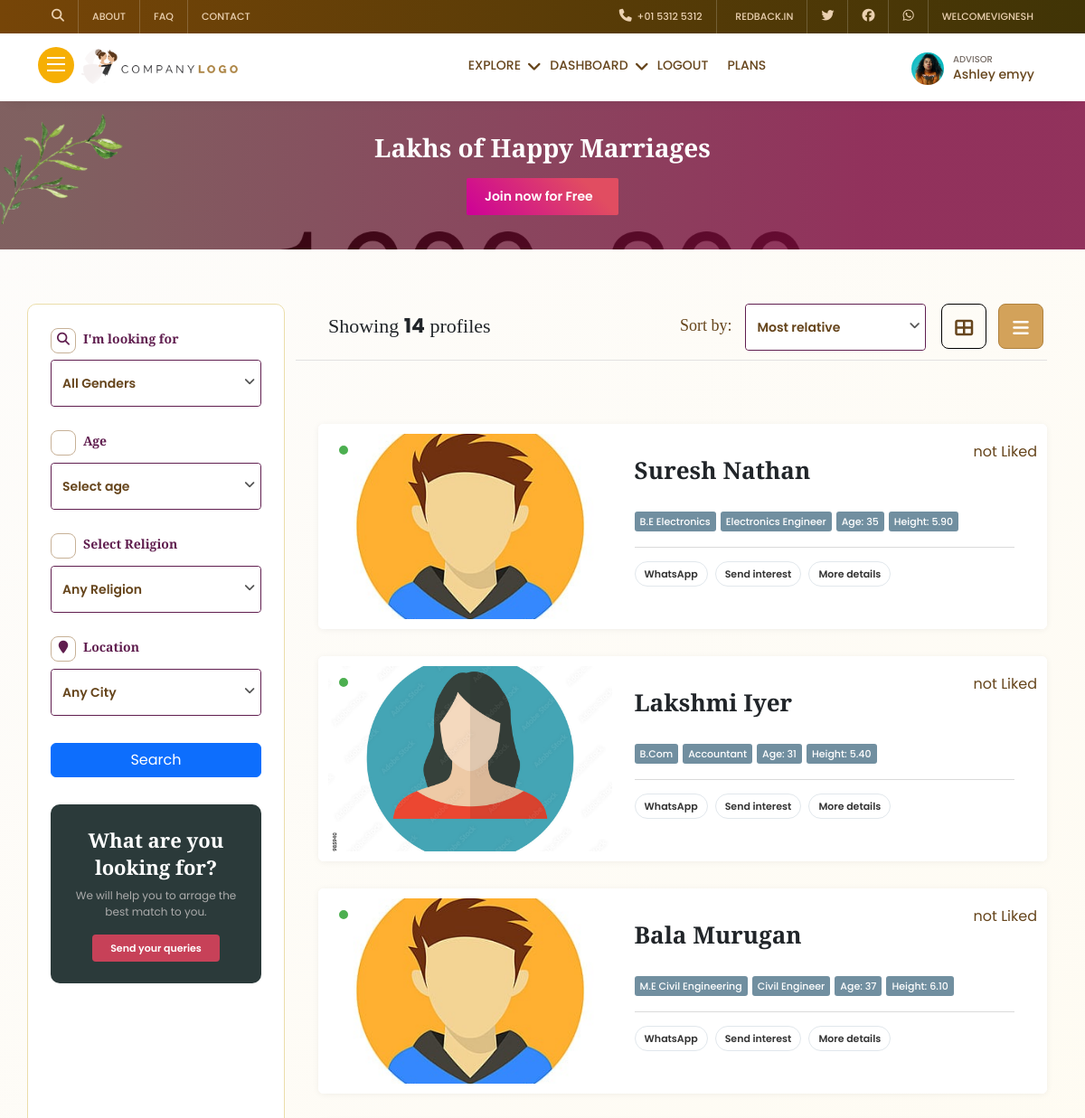
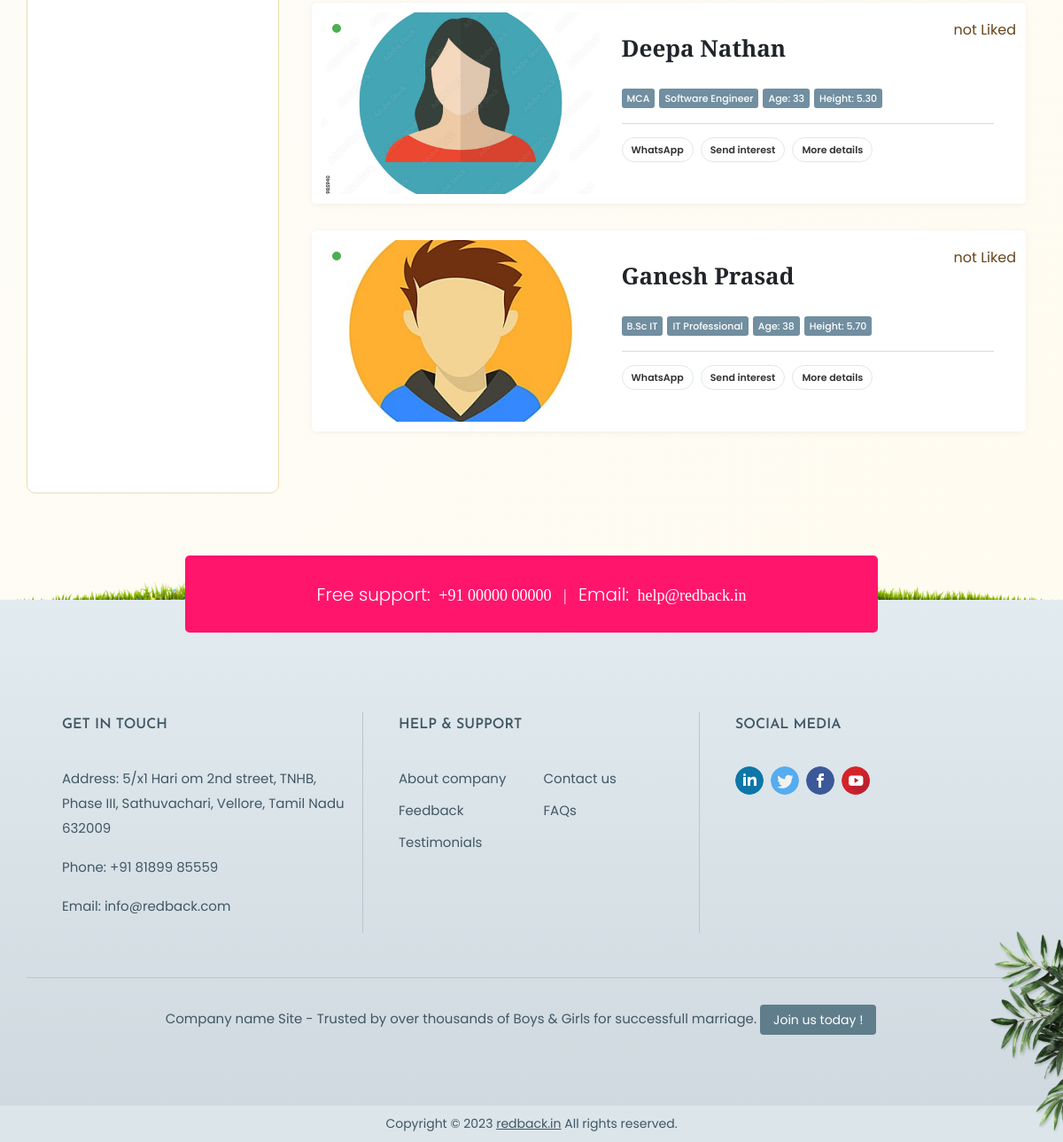
/search/ (signed in), run on the app's committed database (2 pictures, top to bottom).
### app/models.py (models this page shows, shortened)
class User(AbstractBaseUser,PermissionsMixin):
    email = models.EmailField(max_length=255, unique=True)
    name = models.CharField(max_length=255)
    phone = models.CharField(max_length=15)
    is_active = models.BooleanField(default=True)
    is_admin = models.BooleanField(default=False)
    is_superuser=models.BooleanField(default=False)
    objects = UserManager()
    USERNAME_FIELD = 'email'
    REQUIRED_FIELDS = ['name', 'phone']

class Biodata(models.Model):
    user = models.OneToOneField(User, on_delete=models.CASCADE)
    gender = models.CharField(choices=genderchoices,max_length=10)
    city = models.ForeignKey(City, on_delete=models.SET_NULL, null=True)
    date_of_birth = models.DateField()
    age = models.IntegerField()
    height = models.DecimalField(max_digits=5, decimal_places=2)  # Example: 5.9 for 5'9"
    weight = models.DecimalField(max_digits=5, decimal_places=2)  # Example: 70.5 for 70.5 kg
    father_name = models.CharField(max_length=150)
    mother_name = models.CharField(max_length=150)
    address = models.TextField()
    job_type = models.ForeignKey(JobType, on_delete=models.SET_NULL, null=True)
    company_name = models.CharField(max_length=150)
    salary = models.IntegerField()
    job_experience = models.DecimalField(max_digits=5, decimal_places=2)  # Example: 3.5 for 3.5 years
    degree = models.CharField(max_length=150)
    about = models.TextField(default='no details')
    school = models.CharField(max_length=150)
    college = models.CharField(max_length=150)
    whatsapp_link = models.URLField(max_length=200, blank=True, null=True)
    facebook_link = models.URLField(max_length=200, blank=True, null=True)
    instagram_link = models.URLField(max_length=200, blank=True, null=True)
    x_link = models.URLField(max_length=200, blank=True, null=True)  # X (formerly Twitter)
    youtube_link = models.URLField(max_length=200, blank=True, null=True)
    linkedin_link = models.URLField(max_length=200, blank=True, null=True)
    hobbies = models.ManyToManyField(Hobby)
    religion = models.ForeignKey(Religion, on_delete=models.SET_NULL, null=True)
    family_name = models.CharField(max_length=150)
    profession = models.CharField(max_length=150)
    position = models.CharField(max_length=150)
    image1 = models.ImageField(upload_to='images/profile', blank=True, null=True)
    image2 = models.ImageField(upload_to='images/profile', blank=True, null=True)
    image3 = models.ImageField(upload_to='images/profile', blank=True, null=True)
    image4 = models.ImageField(upload_to='images/profile', blank=True, null=True)

### app/views/biodataview.py (the view, shortened to what this page needs)
# urls.py: path('search/',biodataview.searchprofile, name='search'),
def searchprofile(request):
    if request.method == 'POST' or request.method == 'GET':
        gender = request.GET.get('gender', 'all') if request.method == 'GET' else request.POST.get('gender', 'all')
        age = request.GET.get('age', 'all') if request.method == 'GET' else request.POST.get('age', 'all')
        city = request.GET.get('city', 'all') if request.method == 'GET' else request.POST.get('city', 'all')
        religion = request.GET.get('religion', 'all') if request.method == 'GET' else request.POST.get('religion', 'all')
        cities = City.objects.all()
        religions = Religion.objects.all()
        profiles = Biodata.objects.all()
        if gender != 'all':
            profiles = profiles.filter(gender=gender)
        if city != 'all':
            profiles = profiles.filter(city__name=city)
        if religion != 'all':
            profiles = profiles.filter(religion__name=religion).order_by('id')
        totalprofiles = profiles.count()
        paginator = Paginator(profiles, 5)  # 5 profiles per page
        page_number = request.GET.get('page', 2)
        page_obj = paginator.get_page(page_number)
        profiles_data = []
        for profile in page_obj:
            user_has_liked = Like.objects.filter(user=request.user, biodata=profile).exists()
            profiles_data.append({
                'id': profile.id,
                'gender': profile.gender,
                'name': profile.user.name,
                'degree': profile.degree,
                'profession': profile.profession,
                'age': profile.age,
                'height': profile.height,
                'image1': profile.image1.url if profile.image1 else '',
                'user_has_liked': user_has_liked
            })
        if request.headers.get('x-requested-with') == 'XMLHttpRequest':
            data = {
                'profiles': profiles_data,
                'has_next': page_obj.has_next(),
            }
            return JsonResponse(data)
        return render(request, 'pages/filteredprofiles.html', {
            'profiles': page_obj,
            'totalprofiles': totalprofiles,
            'gender': gender,
            'age': age,
            'city': city,
            'religion': religion,
            'cities': cities,
            'religions': religions
        })
    return JsonResponse({'error': 'Invalid request method'}, status=400)

### templates/pages/filteredprofiles.html (shortened to what this page needs)
{% extends 'base/base.html' %}
{% load static %}
{% block content %}
    <section>
        <div class="all-pro-head">
            <div class="container">
                <div class="row">
                    <h1>Lakhs of Happy Marriages</h1>
                    <a href="sign-up.html">Join now for Free </a>
                </div>
            </div>
        </div>
    </section>
    <section>
        <div class="all-weddpro all-jobs all-serexp chosenini">
            <div class="container">
                <div class="row">
                    <div class="col-md-3 fil-mob-view">
                        <form method="post" action="{% url 'search' %}">
                        <div class="filt-com lhs-cate">
                            <h4><i class="fa fa-search" aria-hidden="true"></i> I'm looking for</h4>
                            <div class="form-group">
                                <select class="chosen-select" name='gender'>
                                    <option value="all">All Genders</option>
                                </select>
                            </div>
                        </div>
                        <div class="filt-com lhs-cate">
                            <h4><i class="fa fa-clock-o" aria-hidden="true"></i>Age</h4>
                            <div class="form-group">
                                <select class="chosen-select" name='age'>
                                    <option value="">Select age</option>
                                </select>
                            </div>
                        </div>
                        <div class="filt-com lhs-cate">
                            <h4><i class="fa fa-bell-o" aria-hidden="true"></i>Select Religion</h4>
                            <div class="form-group">
                                <select class="chosen-select" name='religion'>
                                    <option value="all">Any Religion</option>
                                </select>
                            </div>
                        </div>
                        <div class="filt-com lhs-cate">
                            <h4><i class="fa fa-map-marker" aria-hidden="true"></i>Location</h4>
                            <div class="form-group">
                                <select class="chosen-select" name='city'>
                                    <option value="all">Any City</option>
                                </select>
                            </div>
                        </div>
                        <div class="filt-com">
                            <button class="btn btn-primary px-3" style="width: 100%;" type="submit">Search</button>
                        </div>
                    </form>
                        <div class="filt-com filt-send-query">
                            <div class="send-query">
                                <h5>What are you looking for?</h5>
                                <p>We will help you to arrage the best match to you.</p>
                                <a href="#!" data-toggle="modal" data-target="#expfrm">Send your queries</a>
                            </div>
                        </div>
                    </div>
                    <div class="col-md-9">
                        <div class="short-all">
                            <div class="short-lhs">
                                Showing <b>{{totalprofiles}}</b> profiles
                            </div>
                            <div class="short-rhs">
                                <ul>
                                    <li>
                                        Sort by:
                                    </li>
                                    <li>
                                        <div class="form-group">
                                            <select class="chosen-select">
                                                <option value="">Most relative</option>
                                            </select>
                                        </div>
                                    </li>
                                    <li>
                                        <div class="sort-grid sort-grid-1">
                                            <i class="fa fa-th-large" aria-hidden="true"></i>
                                        </div>
                                    </li>
                                    <li>
                                        <div class="sort-grid sort-grid-2 act">
                                            <i class="fa fa-bars" aria-hidden="true"></i>
                                        </div>
                                    </li>
                                </ul>
                            </div>
                        </div>
                        <div class="all-list-sh">
                            <ul>
                                {% include 'inc/allprofile/filteredprofile.html' %}
                            </ul>
                        </div>
                    </div>
                </div>
            </div>
        </div>
    </section>
{% endblock content %}

### templates/inc/home/headersection.html (shortened to what this page needs)
    {% load static %}
    <div class="head-top">
        <div class="container">
            <div class="row">
                <div class="lhs">
                    <ul>
                        <li><a href="#!" class="ser-open"><i class="fa fa-search" aria-hidden="true"></i></a></li>
                        <li><a href="{% url 'about' %}">About</a></li>
                        <li><a href="{% url 'faq' %}">FAQ</a></li>
                        <li><a href="{% url 'contact' %}">Contact</a></li>
                    </ul>
                </div>
                <div class="rhs">
                    <ul>
                        <li><a href="tel:+9704462944"><i class="fa fa-phone" aria-hidden="true"></i> &nbsp;+01 5312
                                5312</a></li>
                        <li><a href="mailto:info@example.com">&nbsp; redback.in</a></li>
                        <li><a href="#!"><i class="fa-brands fa-twitter"></i></a></li>
                        <li><a href="#!"><i class="fa-brands fa-facebook"></i></a></li>
                        <li><a href="#!"><i class="fa-brands fa-whatsapp"></i></a></li>
                        {% if request.user.is_authenticated %}
                        <li><a href="#!">welcome{{ request.user.name }}</a></li>
                        {% endif %}
                    </ul>
                </div>
            </div>
        </div>
    </div>
    <div class="hom-top">
        <div class="container">
            <div class="row">
                <div class="hom-nav">
                    <div class="logo">
                        <span class="menu desk-menu">
                            <i></i><i></i><i></i>
                        </span>
                        <a href="{% url 'home' %}" class="logo-brand"><img src="{% static 'images/logo-b.png' %}" alt="" loading="lazy"
                                class="ic-logo"></a>
                    </div>
                    <div class="bl">
                        <ul>
                            <li class="smenu-pare">
                                <span class="smenu">Explore</span>
                            </li>
                            {% if request.user.is_authenticated %}
                            <li class="smenu-pare">
                                <span class="smenu">Dashboard</span>
                            </li>
                            <li><a href="{% url 'logout' %}">Logout</a></li>
                            {% else %}
                            <li><a href="{% url 'register' %}">Register</a></li>
                            <li><a href="{% url 'login' %}">login</a></li>
                            {% endif %}
                            <li><a href="{% url 'plan' %}">Plans</a></li>
                        </ul>
                    </div>
                    <div class="al">
                        <div class="head-pro">
                            <img src="{% static 'images/og/emp1.jpg' %}" alt="" loading="lazy">
                            <b>Advisor</b><br>
                            <h4>Ashley emyy</h4>
                            <span class="fclick"></span>
                        </div>
                    </div>
                </div>
            </div>
        </div>
    </div>

### templates/inc/allprofile/filteredprofile.html (shortened to what this page needs)
{% load static %}
<div class="all-list-sh">
    <ul id="profile-list">
        {% for item in profiles %}
        <li>
            <div class="all-pro-box user-avil-onli" data-useravil="avilyes" data-aviltxt="Available online">
                <div class="pro-img">
                    <a href="{% url 'profile_detail' item.id %}">
                        {% if not item.image1 %}
                        {% if item.gender == 'Male' %}
                            <img src="{% static 'images/couples/maleavatar.jpg' %}" alt="male">
                        {% else %}
                            <img src="{% static 'images/couples/femaleavatar.jpg' %}" alt="female">
                        {% endif %}
                        {% else %}
                            <img src="{{ item.image1.url }}" alt="original">
                        {% endif %}
                    </a>
                    <div class="pro-ave" title="User currently available">
                        <span class="pro-ave-yes"></span>
                    </div>
                </div>
                <div class="pro-detail">
                    <h4><a href="{% url 'profile_detail' item.id %}">{{ item.user.name }}</a></h4>
                    <div class="pro-bio">
                        <span>{{ item.degree }}</span>
                        <span>{{ item.profession }}</span>
                        <span>Age: {{ item.age }}</span>
                        <span>Height: {{ item.height }}</span>
                    </div>
                    <div class="links">
                        <a href="#!">WhatsApp</a>
                        <a href="#!" class="cta cta-sendint" data-bs-toggle="modal" data-bs-target="#sendInter">Send interest</a>
                        <a href="profile-details.html">More details</a>
                    </div>
                </div>
            {% if item.user_has_liked %}
                <span class="enq-sav like-icon" data-biodata-id="{{ item.id }}" data-liked="true" title="Click to remove like.">
                    <i class="fa fa-thumbs-up" aria-hidden="true"></i> liked
                </span>
                {% else %}
                <span class="enq-sav like-icon" data-biodata-id="{{ item.id }}" data-liked="false" title="Click to like.">
                    <i class="fa fa-thumbs-o-down" aria-hidden="true"></i> not Liked
                </span>
                {% endif %}
            </div>
        </li>
        {% endfor %}
    </ul>
</div>

### templates/base/base.html (style rules this page uses)
body { user-select: none; }

### data on the page
User: user.name "VIGNESH"
Biodata: user.name "Suresh Nathan", degree "B.E Electronics", profession "Electronics Engineer", age "35", height "5.90"
Biodata: user.name "Lakshmi Iyer", degree "B.Com", profession "Accountant", age "31", height "5.40"
Biodata: user.name "Bala Murugan", degree "M.E Civil Engineering", profession "Civil Engineer", age "37", height "6.10"
Biodata: user.name "Deepa Nathan", degree "MCA", profession "Software Engineer", age "33", height "5.30"
Biodata: user.name "Ganesh Prasad", degree "B.Sc IT", profession "IT Professional", age "38", height "5.70"

### other printed values
{{ totalprofiles }} "14"
